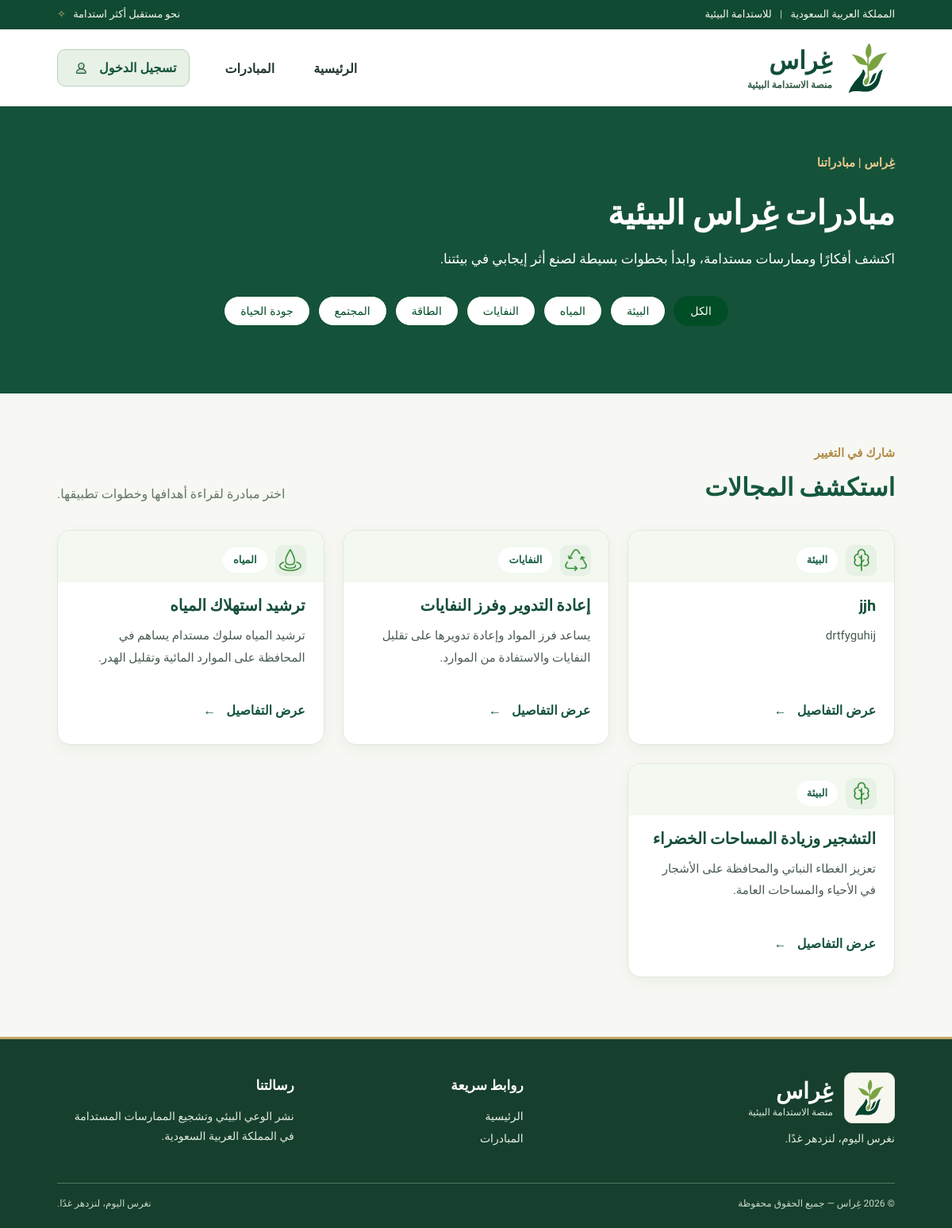
Screenshot of /initiatives.php with the database file from the repository.
### tables this page shows
CREATE TABLE `initiatives` (
  `id` int(11) NOT NULL,
  `category` varchar(255) NOT NULL,
  `title` varchar(255) NOT NULL,
  `description` text NOT NULL,
  `how_to_contribute` text NOT NULL,
  `source_text` text NOT NULL,
  `source_link` varchar(255) NOT NULL
);

### initiatives.php (the view, shortened to what this page needs)
<?php
require_once 'db.php';
$stmt = $pdo->query("SELECT * FROM initiatives ORDER BY id DESC");
$initiatives = $stmt->fetchAll(PDO::FETCH_ASSOC);
function getInitiativeIcon($category) {
    switch (trim($category)) {
        case 'البيئة': return 'images/tree.png';
        case 'المياه': return 'images/water.png';
        case 'النفايات': return 'images/recycle.png';
    }
}
?>
<!DOCTYPE html>
<html lang="ar" dir="rtl">
<head>
  <link rel="stylesheet" href="style.css">
</head>
<body>
<header class="site-header">
  <div class="top-strip">
    <div class="container strip-inner">
      <span>المملكة العربية السعودية <span class="tiny-separator">|</span> للاستدامة البيئية</span>
      <span>نحو مستقبل أكثر استدامة <span class="sprout">✧</span></span>
    </div>
  </div>
  <nav class="main-nav container" aria-label="التنقل الرئيسي">
    <a class="brand" href="index.html" aria-label="غراس - الرئيسية">
      <img src="images/ghiras-logo.svg" alt="" width="66" height="66">
      <span class="brand-label"><strong>غِراس</strong><small>منصة الاستدامة البيئية</small></span>
    </a>
    <ul class="nav-menu">
        <li><a href="index.php">الرئيسية</a></li>
        <li><a href="initiatives.php">المبادرات</a></li>
    </ul>
    <?php if (!empty($_SESSION['username']) || !empty($_SESSION['user_id'])): ?>
    <?php if (($_SESSION['role'] ?? '') === 'admin'): ?>
        <a class="admin-link" href="admin.php">
            لوحة الإدارة
        </a>
    <?php elseif (($_SESSION['role'] ?? '') === 'user'): ?>
        <a class="admin-link" href="dashboard.php">
            حسابي
        </a>
    <?php endif; ?>
    <a class="admin-link" href="logout.php">
        تسجيل الخروج
        <img class="admin-user-icon"
             src="images/admin-user.png"
             alt=""
             width="26"
             height="26">
    </a>
<?php else: ?>
    <a class="admin-link" href="login.php">
        تسجيل الدخول
        <img class="admin-user-icon"
             src="images/admin-user.png"
             alt=""
             width="26"
             height="26">
    </a>
<?php endif; ?>
</header>
<main id="main-content">
<section class="page-hero">
    <div class="container">
        <span class="eyebrow eyebrow-light">غِراس | مبادراتنا</span>
        <h1>مبادرات غِراس البيئية</h1>
        <p>اكتشف أفكارًا وممارسات مستدامة، وابدأ بخطوات بسيطة لصنع أثر إيجابي في بيئتنا.</p>
    </div>
<div class="category-filters" dir="rtl">
    <button class="filter-btn active" data-filter="all">الكل</button>
    <button class="filter-btn" data-filter="البيئة">البيئة</button>
    <button class="filter-btn" data-filter="المياه">المياه</button>
    <button class="filter-btn" data-filter="النفايات">النفايات</button>
    <button class="filter-btn" data-filter="الطاقة">الطاقة</button>
    <button class="filter-btn" data-filter="المجتمع">المجتمع</button>
    <button class="filter-btn" data-filter="جودة الحياة">جودة الحياة</button>
</div>
</section>
<section class="initiatives-section container">
    <div class="list-header">
        <div>
            <span class="eyebrow">شارك في التغيير</span>
            <h2>استكشف المجالات</h2>
        </div>
        <p>اختر مبادرة لقراءة أهدافها وخطوات تطبيقها.</p>
    </div>
    <div class="initiatives-grid">
        <?php if (!empty($initiatives)): ?>
            <?php foreach ($initiatives as $row): ?>
                <article class="initiative-card">
                    <div class="initiative-card-top">
                        <div class="initiative-icon">
                            <img src="<?= htmlspecialchars(getInitiativeIcon($row['category'] ?? ''), ENT_QUOTES, 'UTF-8') ?>" alt="<?= htmlspecialchars($row['title'] ?? '', ENT_QUOTES, 'UTF-8') ?>" width="76" height="76">
                        </div>
                        <span class="category-tag"><?= htmlspecialchars($row['category'] ?? '', ENT_QUOTES, 'UTF-8') ?></span>
                    </div>
                    <div class="initiative-card-body">
                        <h2><?= htmlspecialchars($row['title'] ?? '', ENT_QUOTES, 'UTF-8') ?></h2>
                        <p><?= htmlspecialchars($row['description'] ?? '', ENT_QUOTES, 'UTF-8') ?></p>
                        <a href="details.php?id=<?= (int)$row['id'] ?>" class="text-link">عرض التفاصيل <span aria-hidden="true">←</span></a>
                    </div>
                </article>
            <?php endforeach; ?>
        <?php else: ?>
            <p style="text-align: center; grid-column: span 3; color: #666; padding: 30px;">لا توجد مبادرات مضافة حالياً. يمكنك إضافتها من لوحة التحكم.</p>
        <?php endif; ?>
    </div>
</section>
</main>
<footer class="site-footer">
  <div class="container footer-grid">
    <div>
        <div class="footer-brand">
            <img src="images/ghiras-logo.svg" alt="" width="54" height="54">
            <div><strong>غِراس</strong><small>منصة الاستدامة البيئية</small></div>
        </div>
        <p>نغرس اليوم، لنزدهر غدًا.</p>
    </div>
    <div>
        <h2>روابط سريعة</h2>
        <a href="index.php">الرئيسية</a>
        <a href="initiatives.php">المبادرات</a>
    </div>
    <div>
        <h2>رسالتنا</h2>
        <p>نشر الوعي البيئي وتشجيع الممارسات المستدامة في المملكة العربية السعودية.</p>
    </div>
  </div>
  <div class="container footer-bottom">
    <span>© 2026 غِراس — جميع الحقوق محفوظة</span>
    <span>نغرس اليوم، لنزدهر غدًا.</span>
  </div>
</footer>
</body>
</html>

### rows the page displays
initiatives: category "البيئة", title "jjh", description "drtfyguhij"
initiatives: shows a picture, category "النفايات", title "إعادة التدوير وفرز النفايات", description "يساعد فرز المواد وإعادة تدويرها على تقليل النفايات والاستفادة من الموارد."
initiatives: shows a picture, category "المياه", title "ترشيد استهلاك المياه", description "ترشيد المياه سلوك مستدام يساهم في المحافظة على الموارد المائية وتقليل الهدر."
initiatives: category "البيئة", title "التشجير وزيادة المساحات الخضراء", description "تعزيز الغطاء النباتي والمحافظة على الأشجار في الأحياء والمساحات العامة."
